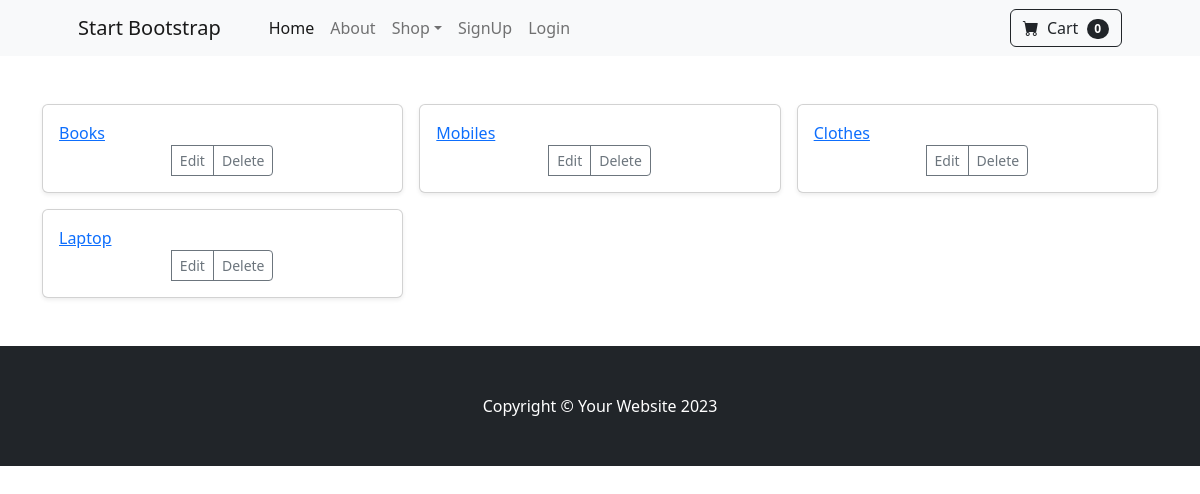
The page /shopcart/showcat/ on the database its author committed.
### store/models.py (models this page shows, shortened)
class Category (models.Model):
    name= models.CharField(max_length=50)
    cat_id=models.AutoField(primary_key=True)

### store/views.py (the view)
def show_cat(request):
    cat_list = Category.objects.all()
    return render(request, 'category/showcat.html', {'category' : cat_list})

### cartops/cart.py (called while the page is built)
    def __len__(self):
        q=0
        for key  in self.cart:
            q=q+self.cart[key]
        return q

### cartops/context_processors.py (called while the page is built)
def cart_ctx(request):
    return {'mycart':Cart(request)} #create a cart object by passing the request

### store/templates/category/showcat.html (shortened to what this page needs)
{% extends "base.html" %}
{% block body %}
<div class='conatiner'>
<div class="album py-5 bg-body-tertiary">
  <div class="container">
    <div class="row row-cols-1 row-cols-sm-2 row-cols-md-3 g-3">
      {% for data in category %}
      <div class="col">
        <div class="card shadow-sm">
         <a href="{% url 'prod-by-cat' data.cat_id %}">
          <div class="card-body">
            <p class="card-text"> {{data.name}}</p>
            <div class="d-flex justify-content-between align-items-center">
              <div class="btn-group">
                <a  class="btn btn-sm btn-outline-secondary" href="{% url 'cat-edit' data.cat_id %}">Edit</a>
              <a  class="btn btn-sm btn-outline-secondary" href="{% url 'cat-delete' data.cat_id %}">Delete</a>
              </div>
            </div>
          </div>
        </div>
      </div>
      {% endfor %}
    </div>
  </div>
</div>
</div>
{% endblock body %}

### rows shown on the page
Category: name "Books"
Category: name "Mobiles"
Category: name "Clothes"
Category: name "Laptop"

### other values the page prints
{{ mycart|length }} "0"
